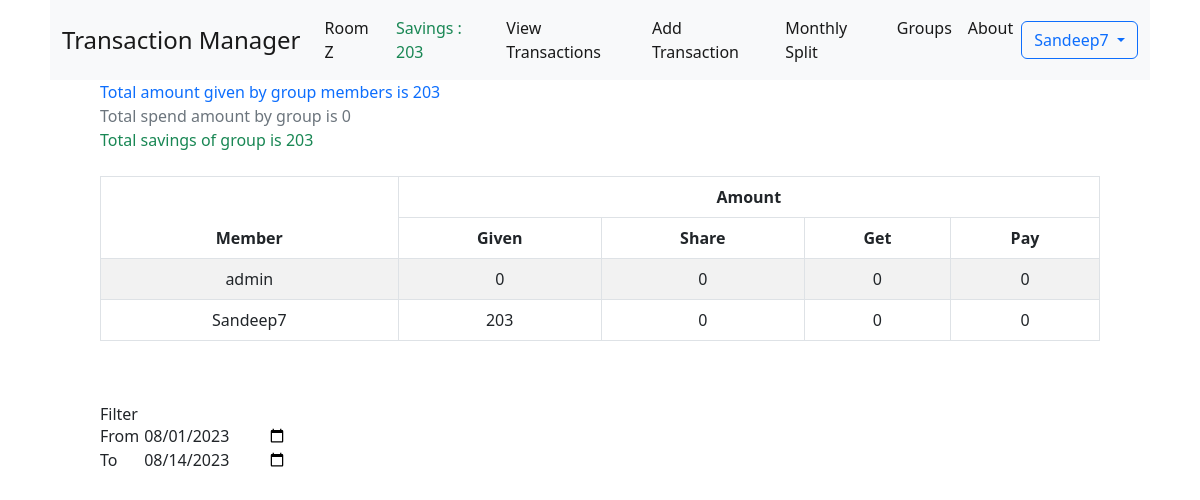
The app's page /group/1/monthly_split (signed in), older data.
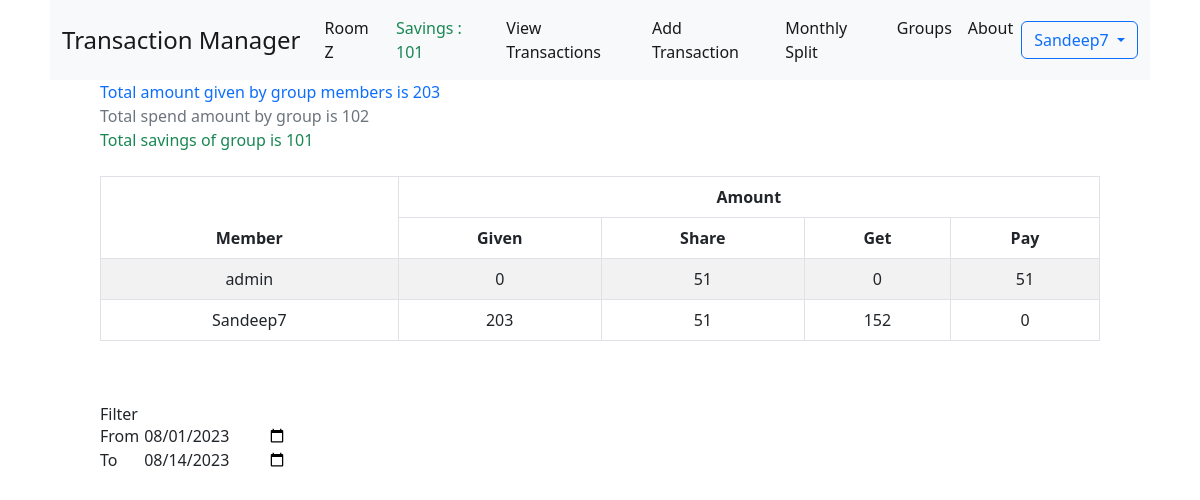
The same page, newer data.
### group/models.py (models this page shows, shortened)
class Group(models.Model):
    name        = models.CharField(
                    _("Group Name"),
                    unique = True,
                    error_messages={
                        "unique": _("A group with that groupname already exists."),
                    },
                    max_length = 30,
                )
    created_by  = models.ForeignKey("core.User", on_delete = models.SET_NULL, null = True)
    created_on  = models.DateTimeField(default = timezone.now)
    savings     = models.IntegerField(verbose_name = "Savings", default = 0)
    maintainer  = models.ForeignKey(
                    "core.User",
                    verbose_name = "Savings Account Maintainer",
                    on_delete = models.SET_NULL,
                    related_name = "maintaining_groups",
                    related_query_name = "maintaining_groups",
                    blank = True,
                    null = True
                )
    inactive_members = models.ManyToManyField("core.User", related_name = "inactive_groups", blank = True)
    @property
    def get_members(self):
        return [x for x in self.members.all().order_by('id')]

### group/views.py (the view)
# urls.py: path('group/<int:id>/monthly_split', views.group_transactions_monthly_split, name = "transactions monthly split"),
@login_required
@group_member_login_required
def group_transactions_monthly_split(request, group):
    transactions = group.transactions.all()
    start_point = request.GET.get('start_point', date.today().strftime("%Y-%m-%d")[:-2] + "01")
    start_date  = start_point
    if start_point != "*":
        start_point = date(*[int(x) for x in start_point.split('-')])
        transactions = transactions.filter(on__gte=start_point)
    stop_point  = request.GET.get('stop_point', date.today().strftime("%Y-%m-%d"))
    stop_date   = stop_point
    if stop_point != "*":
        stop_point = date(*[int(x) for x in stop_point.split('-')])
        transactions = transactions.filter(on__lte=stop_point)
    members = {
        member.username : {
            'given' : 0,
            'share' : 0,
        } for member in group.get_members
    }
    total_saved_amount = 0              # total amount given by all the members
    total_spend_amount = 0              # total amount spend by group
    for transaction in transactions:
        if transaction.transaction_for == "savings":
            members[transaction.by.username]['given'] += transaction.amount # add to user given amount
            total_saved_amount += transaction.amount                         # add to total amount
            print("transaction for savings ", transaction.amount, total_saved_amount, total_spend_amount)
        else:
            if transaction.by.username != "savings":
                members[transaction.by.username]['given'] += transaction.amount # add to user given amount
                total_spend_amount += transaction.amount
                print("transaction by member ", transaction.amount, total_saved_amount, total_spend_amount)
            else:
                total_saved_amount -= transaction.amount
                total_spend_amount += transaction.amount
                print("transaction by savings ", transaction.amount, total_saved_amount, total_spend_amount)
            for user in transaction.share_to.all():     # for each shared member
                members[user.username]['share'] += transaction.amount / len(transaction.share_to.all()) # add to shared amount
    data = {}
    total_amount = 0
    for member, money in members.items():
        money['share'] = round_up(money['share'])
        data[member] = {
            'given' : money['given'],
            'share' : money['share'],
            'get' : 0,
            'pay' : 0,
        }
        total_amount += money['given']
    active_members = [
        member.username
        for member in group.get_members
        if members[member.username]['share'] > 0
    ]
    active_members_count = len(active_members)
    if active_members_count == 0:
        active_members_count = 1
    savings_share_amount = round_up(total_saved_amount / active_members_count)
    for member in active_members:
        data[member]['extra']   = data[member]['given'] - data[member]['share']
        if data[member]['extra'] > 0:
            data[member]['get'] = data[member]['extra']
            data[member]['pay'] = 0
        else:
            data[member]['get'] = 0
            data[member]['pay'] = abs(data[member]['extra'])
        data[member].pop('extra')
    return render(request, 'pages/transactions_split.html', {
        'data'                  : data,
        'total_amount'          : total_amount,
        'total_spend_amount'    : total_spend_amount,
        'total_savings'         : total_saved_amount,
        'start_point'           : start_date,
        'stop_point'            : stop_date,
        'group'                 : group,
        'title'                 : f'{group.name} Group Transactions Split'
    })

### group/helper.py (called while the page is built)
def round_up(value):
    return int(value) if settings.ROUND_UPTO == 0 else round(value, settings.ROUND_UPTO)

### transaction_manager/templates/pages/transactions_split.html (shortened to what this page needs)
{% extends '../base.html' %}
{% block body %}
    <div class="container">
        <p class="text-primary">Total amount given by group members is {{ total_amount }}</p>
        <p class="text-secondary">Total spend amount by group is {{ total_spend_amount }}</p>
        <p class="text-success">Total savings of group is {{ total_savings }}</p>
        <br>
        {% if total != 0 %}
            <table class="table table-striped table-hover table-bordered table-responsive">
                <thead>
                    <tr>
                        <th class="text-center" rowspan="2">Member</th>
                        <th class="text-center" colspan="4">Amount</th>
                    </tr>
                    <tr>
                        <th class="text-center" >Given</th>
                        <th class="text-center" >Share</th>
                        <th class="text-center" >Get</th>
                        <th class="text-center" >Pay</th>
                    </tr>
                </thead>
                <tbody>
                    {% for member, amount in data.items %}
                        <tr>
                            <td class="text-center" scope="row"> {{ member }} </td>
                            {% for col in amount.values %}
                                <td class="text-center" scope="row"> {{ col }} </td>
                            {% endfor %}
                        </tr>
                    {% endfor %}
                </tbody>
            </table>
        {% else %}
            <p class="text-danger"> No transactions to split amount </p>
        {% endif %}
        <br><br>
            <h1>Filter</h1>
            <label class="w-10" for="start_point">From</label>
            <input class="w-30" name="start_point" id="start_point" type="date"></input>
            <br>
            <label class="w-10" for="stop_point">To</label>
            <input class="w-30" name="stop_point" id="stop_point"   type="date"></input>
            <br>
    </div>
{% endblock body %}

### transaction_manager/templates/nav.html (shortened to what this page needs)
<nav class="navbar navbar-expand-lg navbar-light bg-light">
  <div class="container-fluid">
    <a class="navbar-brand fs-4" href="{% url 'home' %}">Transaction Manager</a>
    <div class="collapse navbar-collapse" id="navbarSupportedContent">
        {% if user.is_authenticated %}
          <ul class="navbar-nav me-auto mb-2 mb-lg-0">
          {% if group %}
            <li class="nav-item">
              <a class="nav-link active" aria-current="page" href="{% url 'group' group.id %}">{{ group.name }}</a>
            </li>
            {% if group.savings != 0 %}
              <li class="nav-item">
                <a class="nav-link active text-success" id="savings_amount" aria-current="page" href="{% url 'transactions monthly split' group.id %}">Savings : {{ group.savings }}
                </a>
              </li>
            {% endif %}
            <li class="nav-item">
              <a class="nav-link active" aria-current="page" href="{% url 'transactions' group.id %}">View Transactions</a>
            </li>
            <li class="nav-item">
              <a class="nav-link active" aria-current="page" href="{% url 'add transaction' group.id %}">Add Transaction</a>
            </li>
            <li class="nav-item">
              <a class="nav-link active" aria-current="page" href="{% url 'transactions monthly split' group.id %}">Monthly Split</a>
            </li>
          {% endif %}
          <li class="nav-item">
            <a class="nav-link active" aria-current="page" href="{% url 'groups' %}">Groups</a>
          </li>
          <li class="nav-item">
            <a class="nav-link active" aria-current="page" href="{% url 'about' %}">About</a>
          </li>
        </ul>
        {% endif %}
				{% if user.is_authenticated %}
        <div class="navbar-nav">
					<div class="nav-item dropdown" style="">
            <button class="btn btn-outline-primary dropdown-toggle" type="button" data-bs-toggle="dropdown" aria-expanded="false">
              {{ user.username }}
            </button>
          </div>
        </div>
        {% else %}
					<div class="form-inline my-2 my-lg-0">
						<a href="{% url 'login' %}" class="btn btn-outline-success">Login</a>
						<a href="{% url 'signup' %}" class="btn btn-primary ml-3">Signup</a>
					</div>
				{% endif %}
      </div>
    </div>
  </nav>

Row changes from the older to the newer data that the page shows:
changed Group "Room Z": savings "203" → "101"
Text that changed along with them:
{{ total_spend_amount }}: "0" → "102"
{{ total_savings }}: "203" → "101"
list line gone: "0 0"
new list line: "51 51"
new list line: "51 152"
